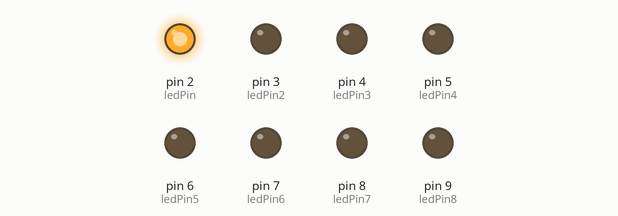
Bench run of a sketch on a simulated Arduino Uno, built with avr-gcc and run on an emulated ATmega328P. Parts: output pins drawn as LEDs (lit = HIGH).

Above: at 0.5 s.
At 2.5 s:
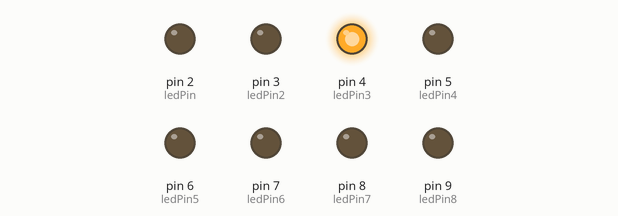
At 3.5 s:
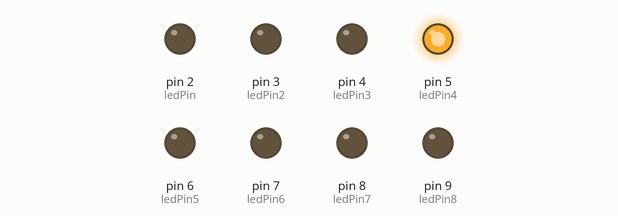
At 4.5 s:
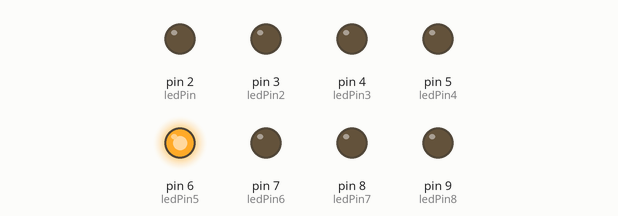
At 6.5 s:
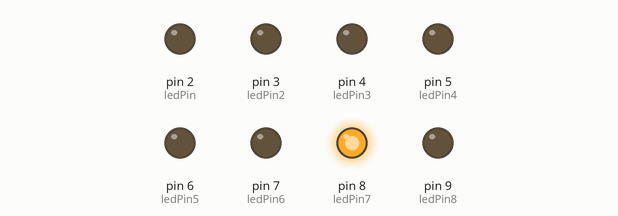
At 9.5 s:
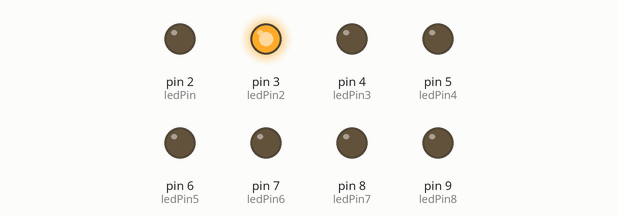
Timing chart, 0 to 10.4 s (numbered marks = the images above):
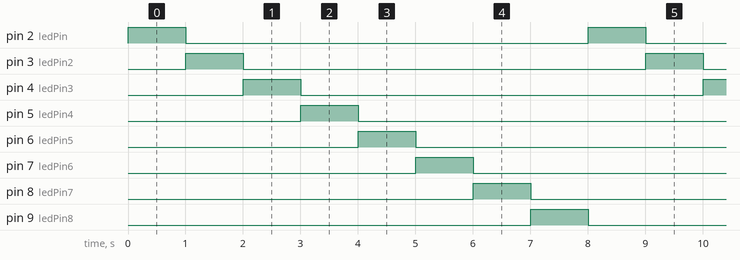

Measured:
- by itself, pin 2 (ledPin), pin 3 (ledPin2), pin 4 (ledPin3), pin 5 (ledPin4), pin 6 (ledPin5), pin 7 (ledPin6), pin 8 (ledPin7), pin 9 (ledPin8): alternates HIGH for 1.0 s and LOW for 7.0 s
- by itself, everything shown: repeats every 8.0 s, in 8 steps

The sketch:

Encendido_de_8_leds.ino
```cpp
int ledPin =2;
int ledPin2=3;
int ledPin3=4;
int ledPin4=5;
int ledPin5=6;
int ledPin6=7;
int ledPin7=8;
int ledPin8=9;

void setup() {
   pinMode(ledPin, OUTPUT);
   pinMode(ledPin2, OUTPUT);
   pinMode(ledPin3, OUTPUT);
   pinMode(ledPin4, OUTPUT);
   pinMode(ledPin5, OUTPUT);
   pinMode(ledPin6, OUTPUT);
   pinMode(ledPin7, OUTPUT);
   pinMode(ledPin8, OUTPUT);

   digitalWrite(ledPin,LOW);
  digitalWrite(ledPin2,LOW);
  digitalWrite(ledPin3,LOW);
  digitalWrite(ledPin4,LOW);
  digitalWrite(ledPin5,LOW);
  digitalWrite(ledPin6,LOW);
  digitalWrite(ledPin7,LOW);
  digitalWrite(ledPin8,LOW);

}

void loop() {

  digitalWrite(ledPin,HIGH);
  digitalWrite(ledPin2,LOW);
  digitalWrite(ledPin3,LOW);
  digitalWrite(ledPin4,LOW);
  digitalWrite(ledPin5,LOW);
  digitalWrite(ledPin6,LOW);
  digitalWrite(ledPin7,LOW);
  digitalWrite(ledPin8,LOW);

delay(1000);

  digitalWrite(ledPin,LOW);
  digitalWrite(ledPin2,HIGH);
  digitalWrite(ledPin3,LOW);
  digitalWrite(ledPin4,LOW);
  digitalWrite(ledPin5,LOW);
  digitalWrite(ledPin6,LOW);
  digitalWrite(ledPin7,LOW);
  digitalWrite(ledPin8,LOW);

  delay(1000);

  digitalWrite(ledPin,LOW);
  digitalWrite(ledPin2,LOW);
  digitalWrite(ledPin3,HIGH);
  digitalWrite(ledPin4,LOW);
  digitalWrite(ledPin5,LOW);
  digitalWrite(ledPin6,LOW);
  digitalWrite(ledPin7,LOW);
  digitalWrite(ledPin8,LOW);

delay(1000);

  digitalWrite(ledPin,LOW);
  digitalWrite(ledPin2,LOW);
  digitalWrite(ledPin3,LOW);
  digitalWrite(ledPin4,HIGH);
  digitalWrite(ledPin5,LOW);
  digitalWrite(ledPin6,LOW);
  digitalWrite(ledPin7,LOW);
  digitalWrite(ledPin8,LOW);
delay(1000);

  digitalWrite(ledPin,LOW);
  digitalWrite(ledPin2,LOW);
  digitalWrite(ledPin3,LOW);
  digitalWrite(ledPin4,LOW);
  digitalWrite(ledPin5,HIGH);
  digitalWrite(ledPin6,LOW);
  digitalWrite(ledPin7,LOW);
  digitalWrite(ledPin8,LOW);

delay(1000);

  digitalWrite(ledPin,LOW);
  digitalWrite(ledPin2,LOW);
  digitalWrite(ledPin3,LOW);
  digitalWrite(ledPin4,LOW);
  digitalWrite(ledPin5,LOW);
  digitalWrite(ledPin6,HIGH);
  digitalWrite(ledPin7,LOW);
  digitalWrite(ledPin8,LOW);

  delay(1000);

  digitalWrite(ledPin,LOW);
  digitalWrite(ledPin2,LOW);
  digitalWrite(ledPin3,LOW);
  digitalWrite(ledPin4,LOW);
  digitalWrite(ledPin5,LOW);
  digitalWrite(ledPin6,LOW);
  digitalWrite(ledPin7,HIGH);
  digitalWrite(ledPin8,LOW);

delay(1000);

  digitalWrite(ledPin,LOW);
  digitalWrite(ledPin2,LOW);
  digitalWrite(ledPin3,LOW);
  digitalWrite(ledPin4,LOW);
  digitalWrite(ledPin5,LOW);
  digitalWrite(ledPin6,LOW);
  digitalWrite(ledPin7,LOW);
  digitalWrite(ledPin8,HIGH);

 delay(1000);

   pinMode(ledPin, OUTPUT);
   pinMode(ledPin2, OUTPUT);
   pinMode(ledPin3, OUTPUT);
   pinMode(ledPin4, OUTPUT);
   pinMode(ledPin5, OUTPUT);
   pinMode(ledPin6, OUTPUT);
   pinMode(ledPin7, OUTPUT);
   pinMode(ledPin8, OUTPUT);


}
```
